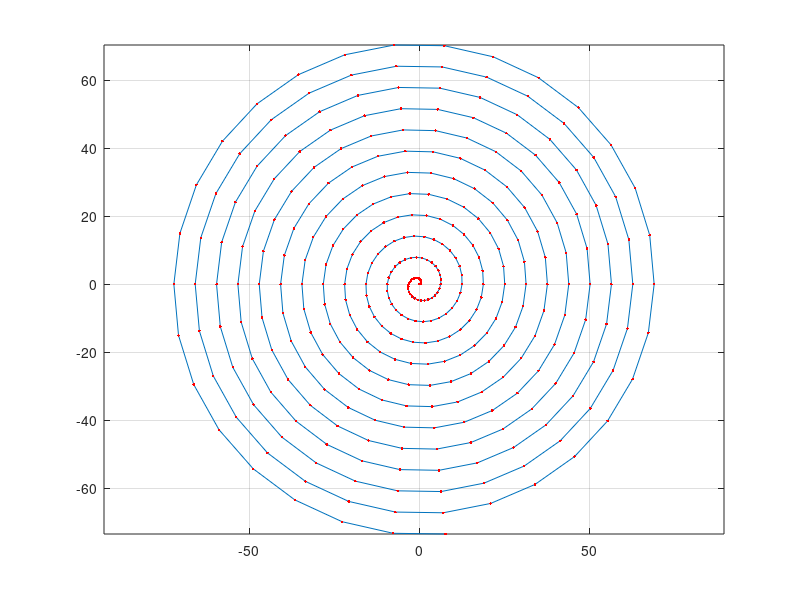
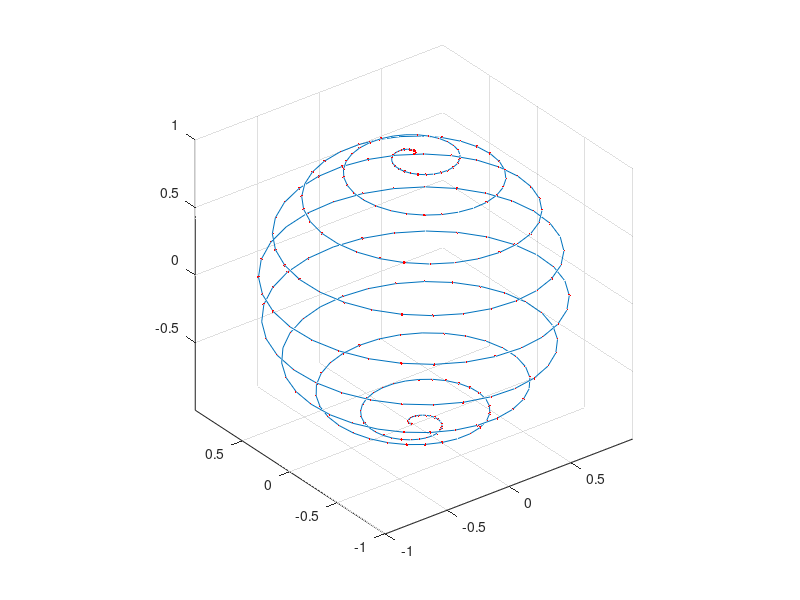
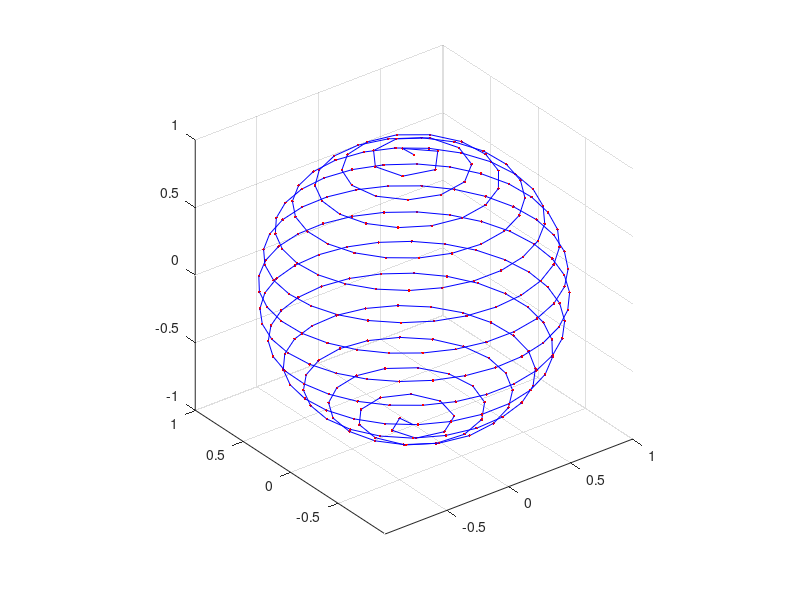

These charts were generated, in order, by the following MATLAB code: (Note: this script raises an error after producing the figures.)
function Spiral

  clear all
  close all

  test2DSpiral(1.0, 5);
  test3DSpiral(1.0, 4);
  %test3DSpacedSpiral(1.0, 4);
  test3DSpiralPoints(1.0, 4);
  test3DEqualPartition(1.0, 4);
  test3DEqualPartition(2.0, 8);
  test3DEqualPartition(0.5, 2);

function test2DSpiral(radius, num_radial_layers)

  R = radius/num_radial_layers;

  phi_inc = 2*pi/30;
  phi_max = 3*pi^2*radius/(2.0*R);

  ii_max = phi_max/phi_inc;
  ii = 0:ii_max;

  phi = ii*phi_inc;

  x = radius*phi.*cos(phi);
  y = radius*phi.*sin(phi);

  figure;
  plot(x,y); hold on;
  plot(x,y,'r.'); hold on;
  axis equal;
  grid on;

function test3DSpiral(radius, num_radial_layers)

  R = radius/num_radial_layers;

  phi_inc = 2*pi/30;
  phi_max = 3*pi^2*radius/(2.0*R);

  ii_max = phi_max/phi_inc;
  ii = 0:ii_max;

  phi = ii*phi_inc;

  x = radius*cos(phi).*cos(-pi/2 + phi*(pi/phi_max));
  y = radius*sin(phi).*cos(-pi/2 + phi*(pi/phi_max));
  z = -radius*sin(-pi/2 + phi*(pi/phi_max));

  figure;
  plot3(x,y,z); hold on;
  plot3(x,y,z, 'r.'); hold on;
  axis equal;
  grid on;

  %[xx, yy, zz] = sphere;
  %surf(xx, yy, zz);

function test3DSpacedSpiral(radius, num_radial_layers)

  % Compute the resolution
  R = radius/num_radial_layers;

  % Compute max phi and set up array of indexes
  phi_inc = 2*pi/30;
  phi_max = 3*pi^2*radius/(2.0*R);
  ii_max = ceil(phi_max/phi_inc);
  phi_inc = phi_max/ii_max;
  ii = 0:ii_max;
  phi_0 = ii*phi_inc;

  % Compute spiral length
  mm = -phi_max^2/pi^2;
  [~, s_max] = elliptic123(pi, mm);
  [~, ss_0] = elliptic123(phi_0*pi/phi_max, mm);
  s_max = s_max*radius;
  ss_0 = ss_0*radius;

  % Compute m
  %% mm = phi_max^2/(phi_max^2+pi^2);
  [phi_max max(phi_0) mm]

  % Compute s_tilde array
  ss = s_max*(ii/ii_max)/radius;
  %% s_bar = ss/s_max;
  %% s_tilde = pi^2/sqrt(phi_max^2+pi^2)*s_bar;

  % Invert the elliptic integral to get beta
  format short e
  %beta = inverselliptic2(s_tilde, mm, eps);
  %% [beta_bisect, beta_newton] = ellipticEinv(s_tilde, mm, 0.0, pi/2.0, eps);
  [beta_bisect, beta_newton] = ellipticEinv(phi_max, ss, mm, 0.0, phi_max, eps);
  beta = beta_bisect;
  %% alpha = 2.0*beta;
  %% phi = (alpha - pi/2)*(phi_max/pi);
  phi = beta*phi_max/pi;
  %% [s_tilde' beta' beta_newton' phi' phi_0' ss' ss_0']
  [~, ss_beta] = elliptic123(beta, mm);
  ss_beta = radius*ss_beta;
  [beta' phi' phi_0' ss_beta' ss' ss_0']
  
  x = radius*cos(phi).*cos(-pi/2 + phi*(pi/phi_max));
  y = radius*sin(phi).*cos(-pi/2 + phi*(pi/phi_max));
  z = -radius*sin(-pi/2 + phi*(pi/phi_max));
  x_0 = radius*cos(phi_0).*cos(-pi/2 + phi_0*(pi/phi_max));
  y_0 = radius*sin(phi_0).*cos(-pi/2 + phi_0*(pi/phi_max));
  z_0 = -radius*sin(-pi/2 + phi_0*(pi/phi_max));

  figure;
  plot3(x,y,z, 'r.'); hold on;
  plot3(x,y,z, 'b-'); hold on;
  axis equal;
  grid on;

function test3DSpiralPoints(radius, num_radial_layers)

  R = radius/num_radial_layers;

  phi_inc = 2*pi/30;
  phi_max = 3*pi^2*radius/(2.0*R);

  ii_max = ceil(phi_max/phi_inc);

  center = [0.0;0.0;0.0];

  p = zeros(3, ii_max );

  for ii = 1 : ii_max

    cosphi = ( ( ii_max - ii     ) * ( -1.0 )   ...
             + (     ii - 1 ) * ( +1.0 ) ) ...
             / ( ii_max     - 1 );

    sinphi = sqrt ( 1.0 - cosphi^2 );

    if ( ii == 1 | ii == ii_max )
      theta = 0.0;
    else
      theta = theta + 3.6 / ( sinphi * sqrt ( ii_max ) );
      theta = mod ( theta, 2.0 * pi );
    end

    p(1,ii) = center(1,1) + radius * sinphi * cos ( theta );
    p(2,ii) = center(2,1) + radius * sinphi * sin ( theta );
    p(3,ii) = center(3,1) + radius * cosphi;

  end

  figure;
  x = p(1,:);
  y = p(2,:);
  z = p(3,:);
  plot3(x,y,z, 'r.'); hold on;
  plot3(x,y,z, 'b-'); hold on;
  axis equal;
  grid on;

function test3DEqualPartition(radius, num_radial_layers)

  R = radius/num_radial_layers;

  phi_inc = 2*pi/30;

  % Compute spiral length
  phi_max = 3*pi^2*radius/(2.0*R);
  mm = -phi_max^2/pi^2;
  [~, s_max] = elliptic123(pi, mm);
  s_max = s_max*radius;

  ii_max = ceil(s_max/R);

  points = eq_point_set(2, ii_max);

  figure;
  x = radius*points(1,:);
  y = radius*points(2,:);
  z = radius*points(3,:);
  plot3(x,y,z, 'r.'); hold on;
  plot3(x,y,z, 'b-'); hold on;
  axis equal;
  grid on;
